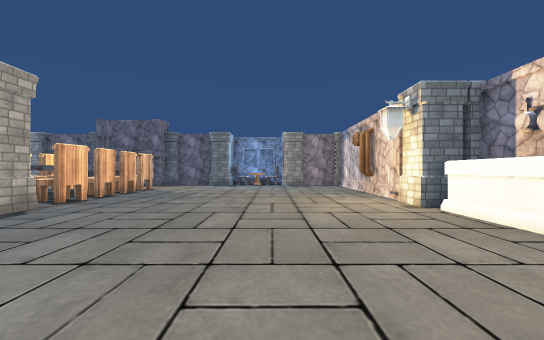
view 1 (above)

19 first-person views from a walk through a 3-D level made in the Unity game engine. The camera is 1.5 m above the floor, looks level and sees 90° across. The floor is counted in squares, 2 m on a side. Each view is taken from the middle of a square. On the plan, view 1 faces up. The plan holds only what a view shows up to about 10 squares ahead; the rest is blank. The place goes on beyond the plan. Some surface patterns are stand-ins.

view 2
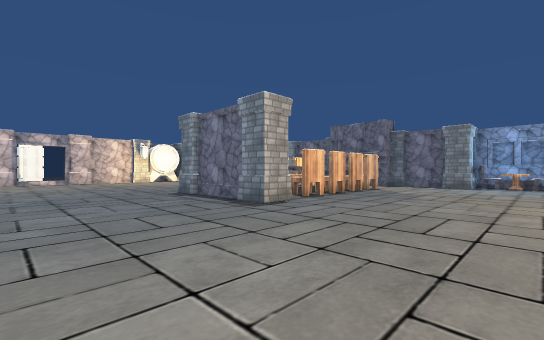

view 3
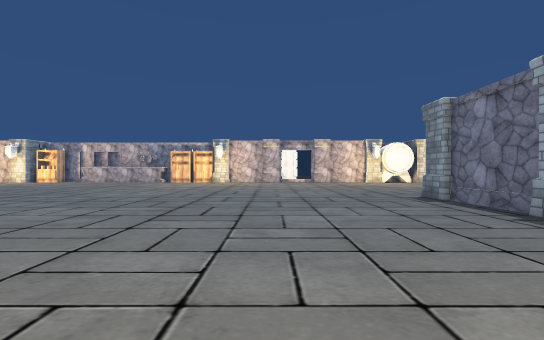

view 4
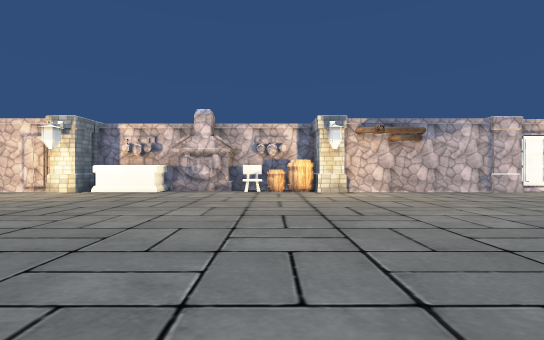

view 5
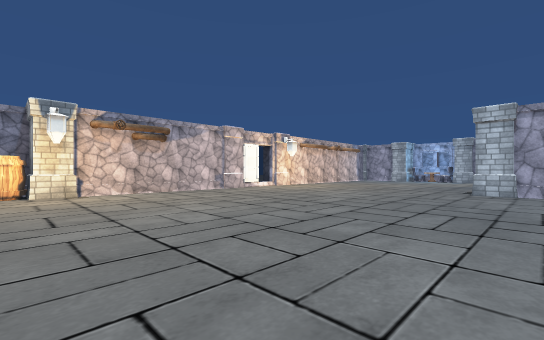

view 6
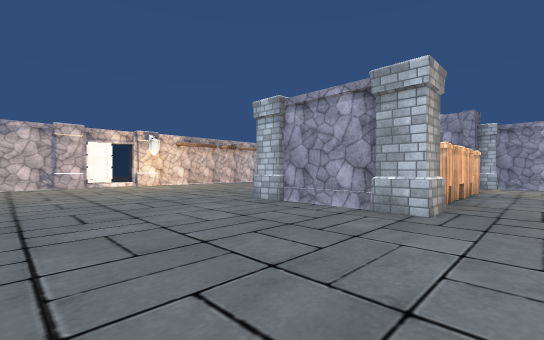

view 7
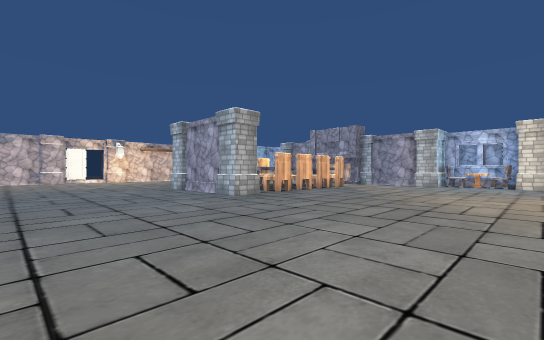

view 8
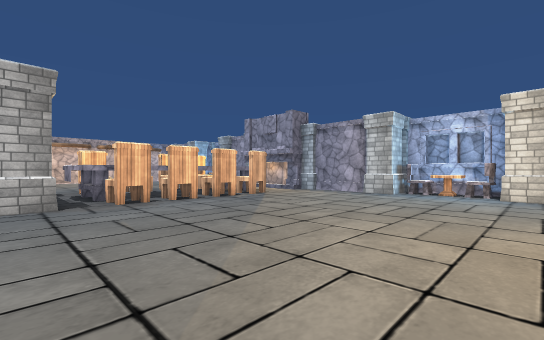

view 9
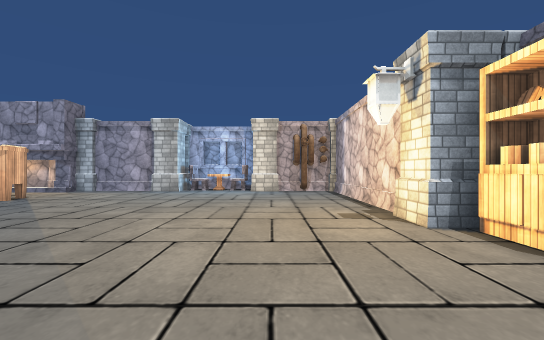

view 10
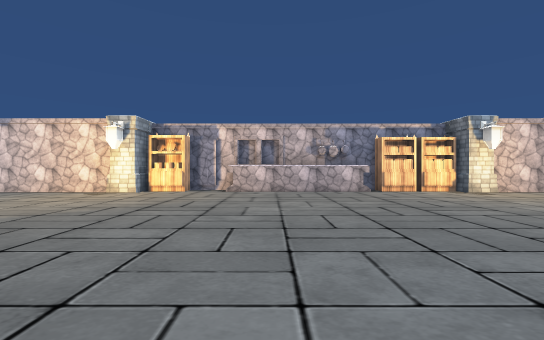

view 11
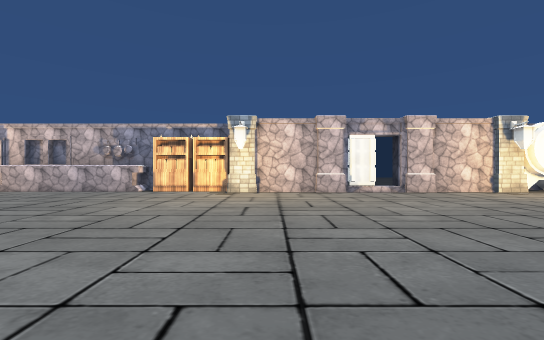

view 12
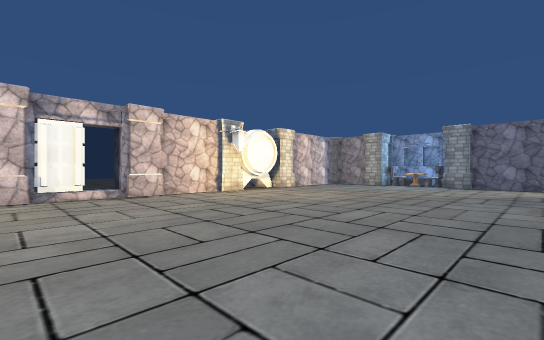

view 13
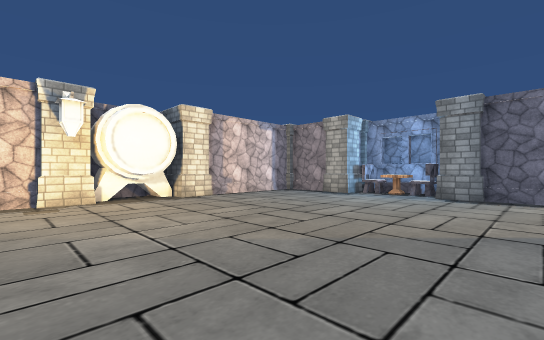

view 14
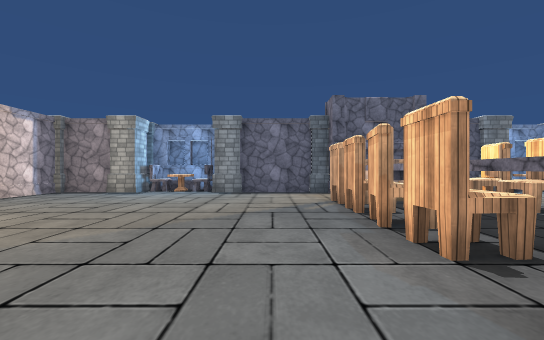

view 15
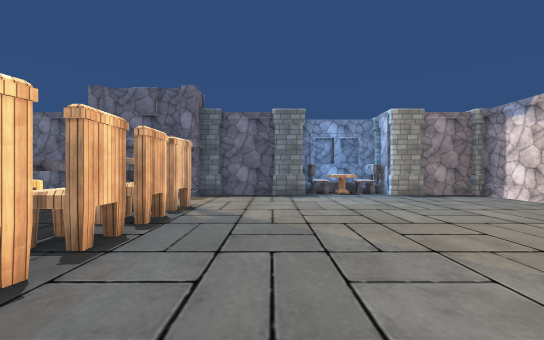

view 16
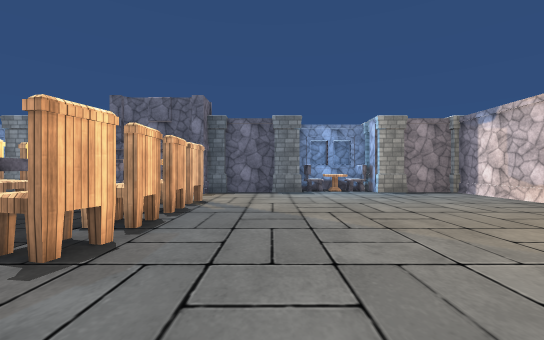

view 17
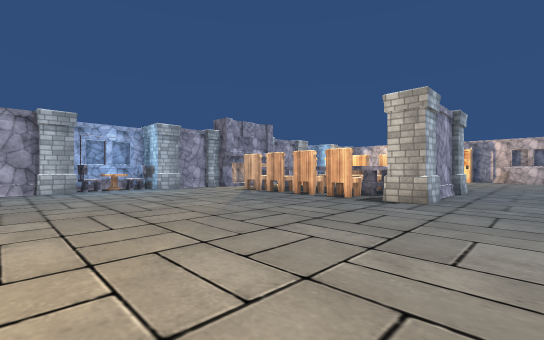

view 18
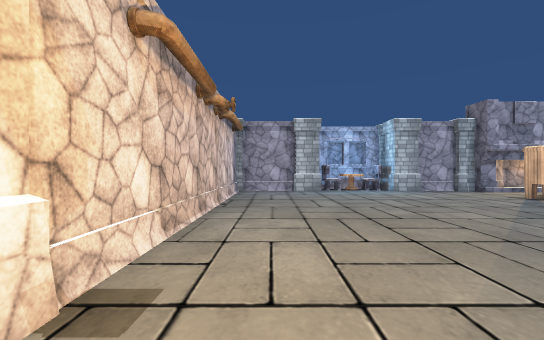

view 19
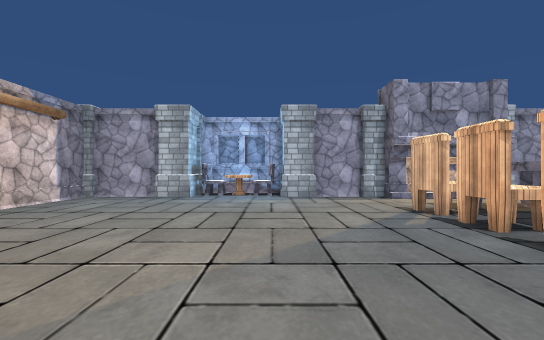

### Floor plan
Key: @ floor where view 1 was taken; # wall or solid block; . floor; = window, fence, low wall or low ledge; ^ raised ledge; C chair; P pillar; T table; B barrel; S shelf; O other object.
Columns run from 18 left of view 1 to 5 right of it. Each row starts with its distance up from view 1.
 15     ###         ###
 14   ###T#####   ###T####
 13  P.P..P#..###P.#P..P.##
 12 #..........  .........#
 11 #..........^^.........#
 10 #.........C ^C........#
  9 OP........C ^C.......O#
  8 OO........C ^C........#
  7 OO........C ^C........#
  6  P......... ^.........#
  5 #.........P##P........#
  4 #.....................#
  3 ##....................#
  2 #=....................#
  1 ##....................#
  0 ##................@...#
 -1 #.....................B
 -2 #.....................B
 -3  P....................PO
 -4 S.....................#
 -5 #.....................#
 -6 S.....................#
 -7 #.....................#
 -8 #.....................#
 -9 #.....................#
-10 #.....................#
-11 #....................
-12 ..........P##P........#
-13 #.....................#
-14 S.........C^^C........#
-15 PP........C ^C........#
-16 #..........  .........#
-17 #.........C ^C........#
-18 #.........C^^C........#
-19 #..........^^.........#
-20 #.........###.........#
-21 PPOP#T#P##P  P#P#T#P###
-22     ###P       O###P

Where each view was taken, in squares from view 1:
view 1: 0 up, 0 right, facing up
view 2: 0 up, 0 right, facing up-left
view 3: 0 up, 1 left, facing left
view 4: 1 down, 6 left, facing right
view 5: 2 down, 6 left, facing down-right
view 6: 7 down, 10 left, facing down-right
view 7: 7 down, 15 left, facing down-right
view 8: 12 down, 15 left, facing down-right
view 9: 11 down, 15 left, facing down
view 10: 10 down, 8 left, facing left
view 11: 2 down, 8 left, facing left
view 12: 0 up, 9 left, facing up-left
view 13: 5 up, 10 left, facing up-left
view 14: 4 up, 10 left, facing up
view 15: 5 up, 3 left, facing up
view 16: 4 up, 3 left, facing up
view 17: 10 down, 2 right, facing down-left
view 18: 11 down, 2 right, facing down
view 19: 13 down, 2 left, facing down
